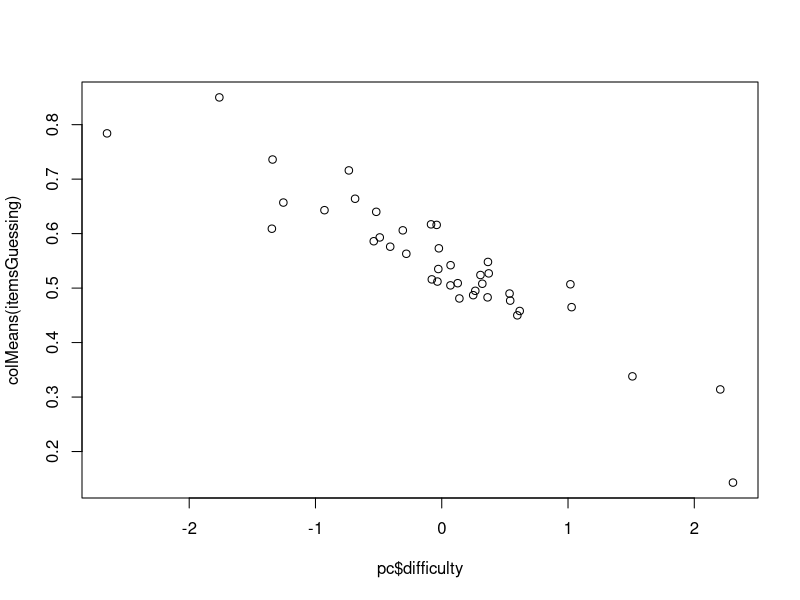
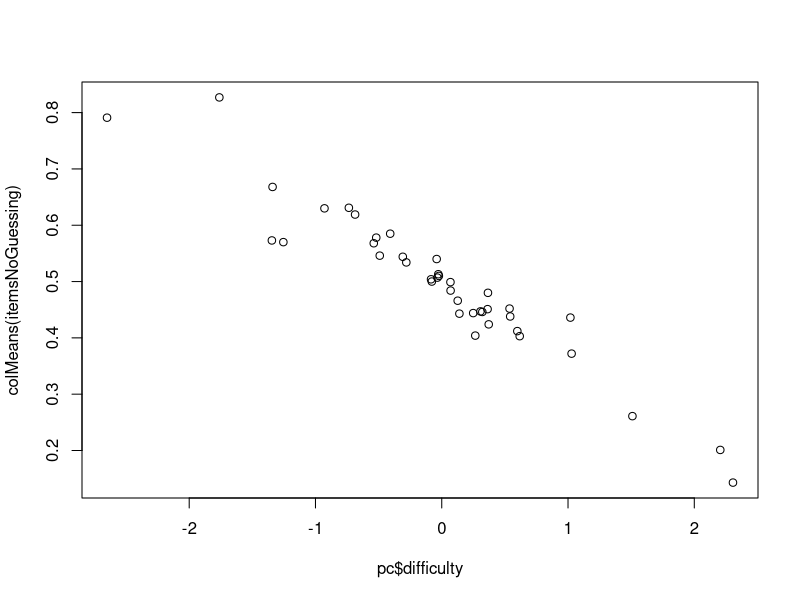

Recreate these plots in R, in order.
### Paul Johnson 2011-10-28
### Adapted from mirt-sim-1.R
### Request from Rose Zheng


### Create some D dimensional MIRT data.
### The individual ability parameters (called "thetas")


library(mvtnorm)

calcCovTheta <- function(sdTheta, rhoTheta){
  ct  <- rhoTheta *  sdTheta %o% sdTheta
}
## 2012-11-16. Was suspicious of this, but result same as
## the more theoretically obvious:
## diag(sdTheta) %*% rhoTheta %*% diag(sdTheta)


simProbabilityCorrect <- function (N=0, M=0, npb=0, meanTheta, covTheta ){
  ## Get length from meanTheta
  D <- length(meanTheta)
  if (!all.equal (dim(covTheta), c(D,D))) stop("dimensions of mean and sd theta don't match")

  ## Create "theta" matrix of individual abilities on D dimensions
  theta <- rmvnorm(N, mean = meanTheta, sigma = covTheta,  method= "chol")
  ## difficulty is standard normal
  diffp <- rnorm(M, 0, 1)
  ##discrimination parameters log normal in D columns
  discraw <- matrix(rlnorm(D*M, m=0, sd=1), ncol=D)

  ##Create a "mask" to generate the bi-factor structure
  ## one column of 1's, others grouped like
  ##  1 1 0 0 0 0
  ##  1 1 0 0 0 0
  ##  1 0 1 0 0 0
  ##  1 0 1 0 0 0
  ##  1 0 1 0 0 0
  ## and so forth. Must specify which rows have 1 on which column.

  blotterMatrix <- matrix(0, nrow=M, ncol=D-1)

  for ( i in 1:(D-1)){
    blotterMatrix[(1 + (i-1)*npb): (i*npb), i] <- 1
  }

  ##Put 1's in first column for factor that applies to all items
  blotterMatrix <- cbind(1, blotterMatrix)

  ## Create discp, the final matrix of discrimination parameters.
  ## blot out the discrimination parameters we don't want
  discp <- discraw * blotterMatrix

  ## guessing is uniform on [min,max]
  ## guesp <- runif(M, min=0.1178, max=0.3580)

  ## Calculate the "linear predictor" eta
  eta <- discp %*% t(theta) - diffp
  ## inverse link
  invlink <- 1/(1+exp(-eta))
  list(probCorrect=invlink, discrimination=discp, difficulty=diffp)
} ## Returns 3 pieces

addGuessing <- function(probabilityCorrect=NULL, cmin=0.0, cmax=0.2){
  ## PC=probability correct allows for guessing parameter
  ## Guessing C[i] is guessing param for each question
  M <- dim(probabilityCorrect)[1]
  C <- runif(M, min = cmin, max = cmax)
  PC <-  C + (1-C) * probabilityCorrect
}

## Justify previous calculation to self,
## Fiddle with some matrices
## XM <- matrix(2, nrow=3, ncol=7)
## XM
## XC * XM
## XC <- c(0.1, .2, .3)
## XC * XM
## A <- c(-1, -2, -3)
## A * XC * XM
## XC + (1-XC) * XM



## probabilityCorrect should be M X N (M items, N respondents)
simItems <- function(probabilityCorrect){
  if(!is.matrix(probabilityCorrect)) stop("probabilityCorrect is not a matrix")
  matdim <- dim(probabilityCorrect)
  ## draw random items column-by-column
  items <- apply(probabilityCorrect, 2, function(col) rbinom(n= matdim[1], pr=col, size=1))

  ## Transpose so item responses are delivered N X M
  items <- t(items)
}



###########################################################
############## Usage begins with parameters ###############
###########################################################
N <- 1000 # respondents
Cmax <- 0.2 # maximum guessing parameter
D <- 5 # dimensions of individual ability (elements in theta)
npb <- 10 # num of items "per sub block" on dimensions 2:D
M <- (D-1)*npb # total items

### The following are User judgments to create multivariate normal data
### MVN(meanTheta, covTheta)
meanTheta <- rep(0, D) ## mean 0
sdTheta <- rep(1, D) ##standard deviation of dimension
rhoTheta <- diag(D)  ##correlation, initially Uncorrelated between dimensions
covTheta  <- calcCovTheta(sdTheta, rhoTheta)


##for(i in 1:2000){
## just run one time for testing
  i <- 1
  pc <- simProbabilityCorrect(N=N, M=M, npb=npb, meanTheta, covTheta)
  pcGuessing <- addGuessing(pc$probCorrect, cmin = 0.0, cmax = Cmax)
  itemsGuessing <- simItems(pcGuessing)

  itemsNoGuessing <- simItems(pc$probCorrect)


  ## Saves to a raw text format, easier for other programs to read
  fn <- paste("items-",i,".txt", sep="")
  write.table(itemsGuessing, file="mei-dat-1000.txt", row.names=FALSE)
##}
### Sanity Check: Doublecheck difficulty against average scores

## Rose: I bet this is the one that made your computer seem to freeze
##
  plot(pc$difficulty, colMeans(itemsGuessing))
  plot(pc$difficulty, colMeans(itemsNoGuessing))

